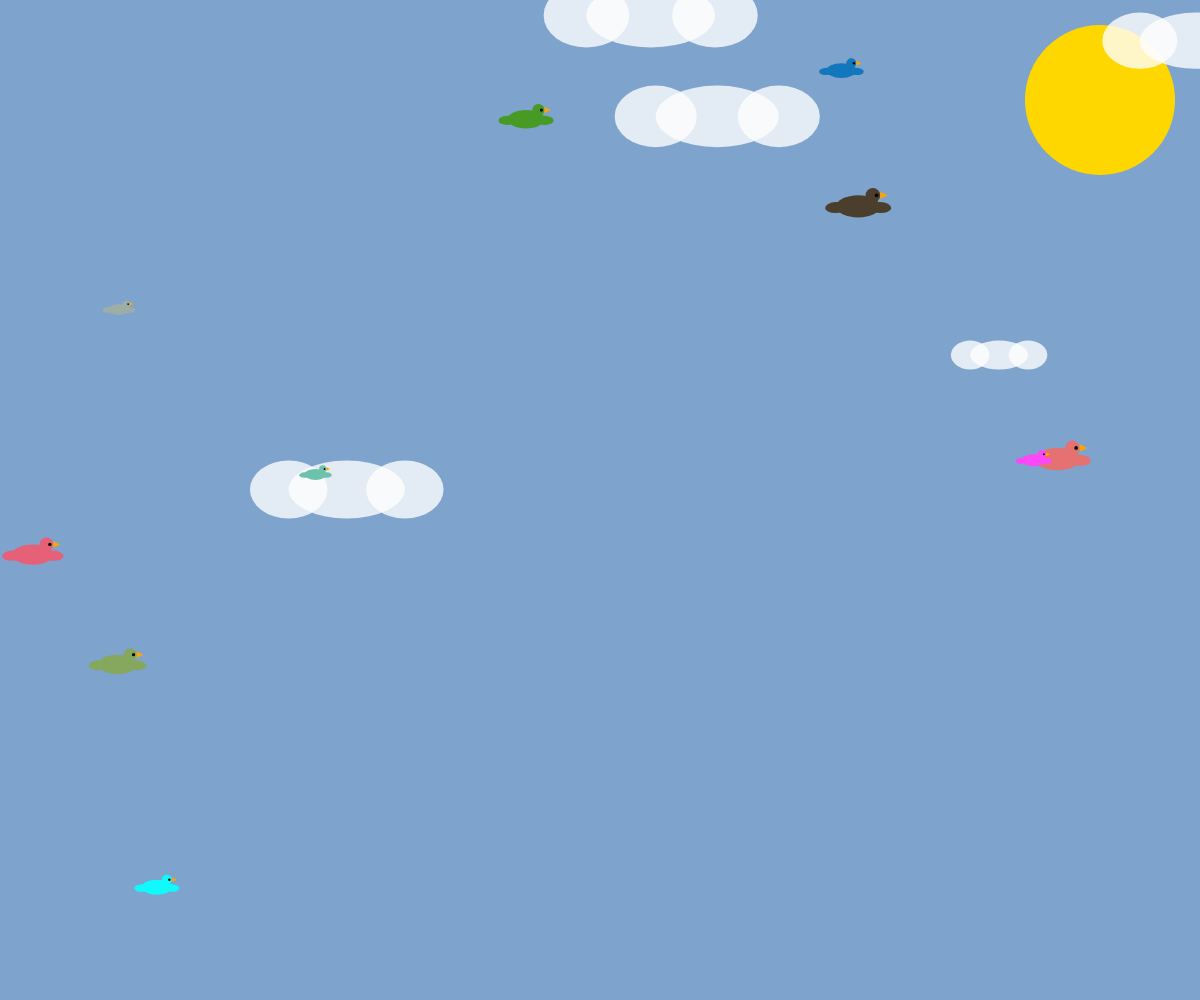
Frame 1 (no input)
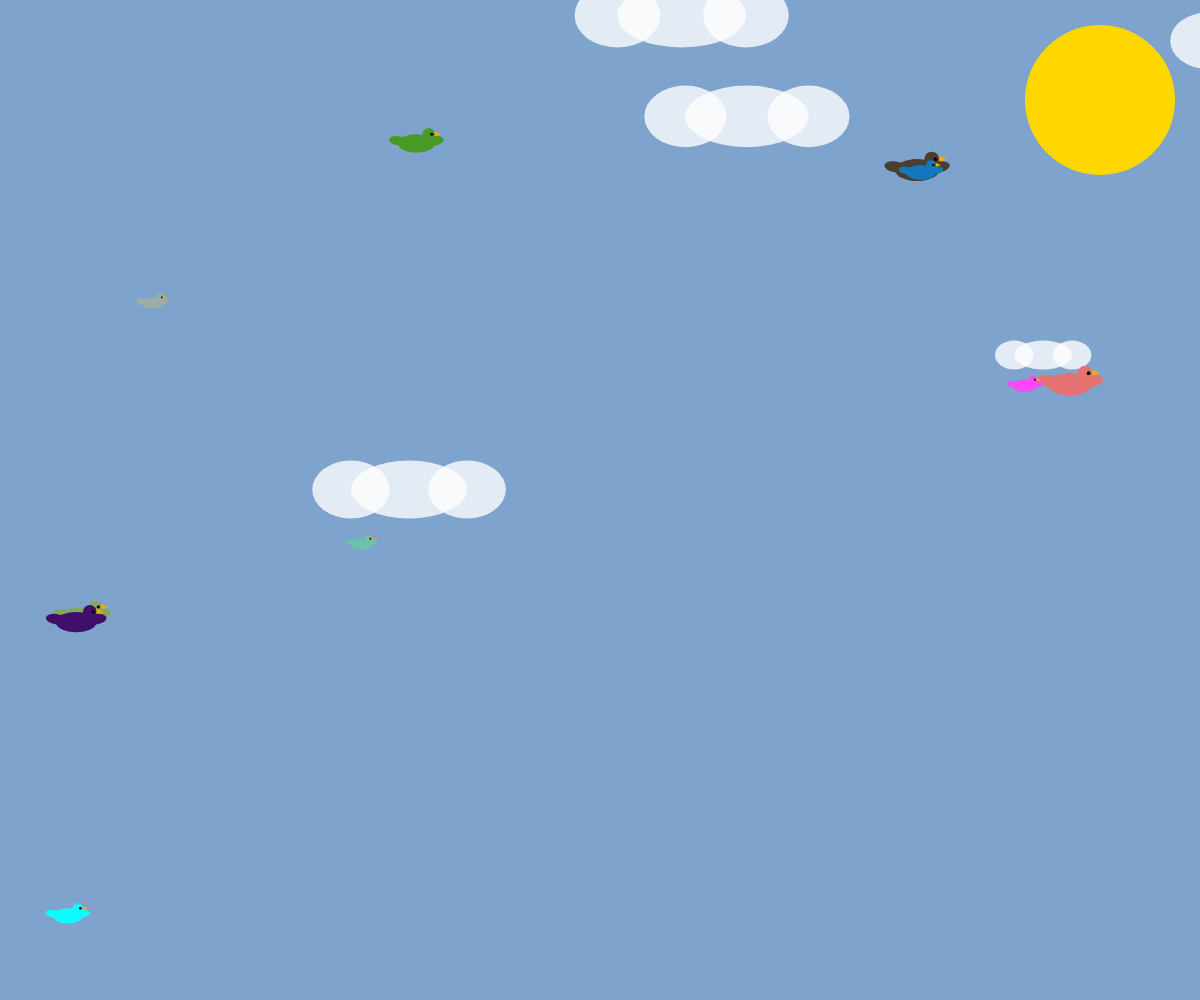
Frame 60 (no input)
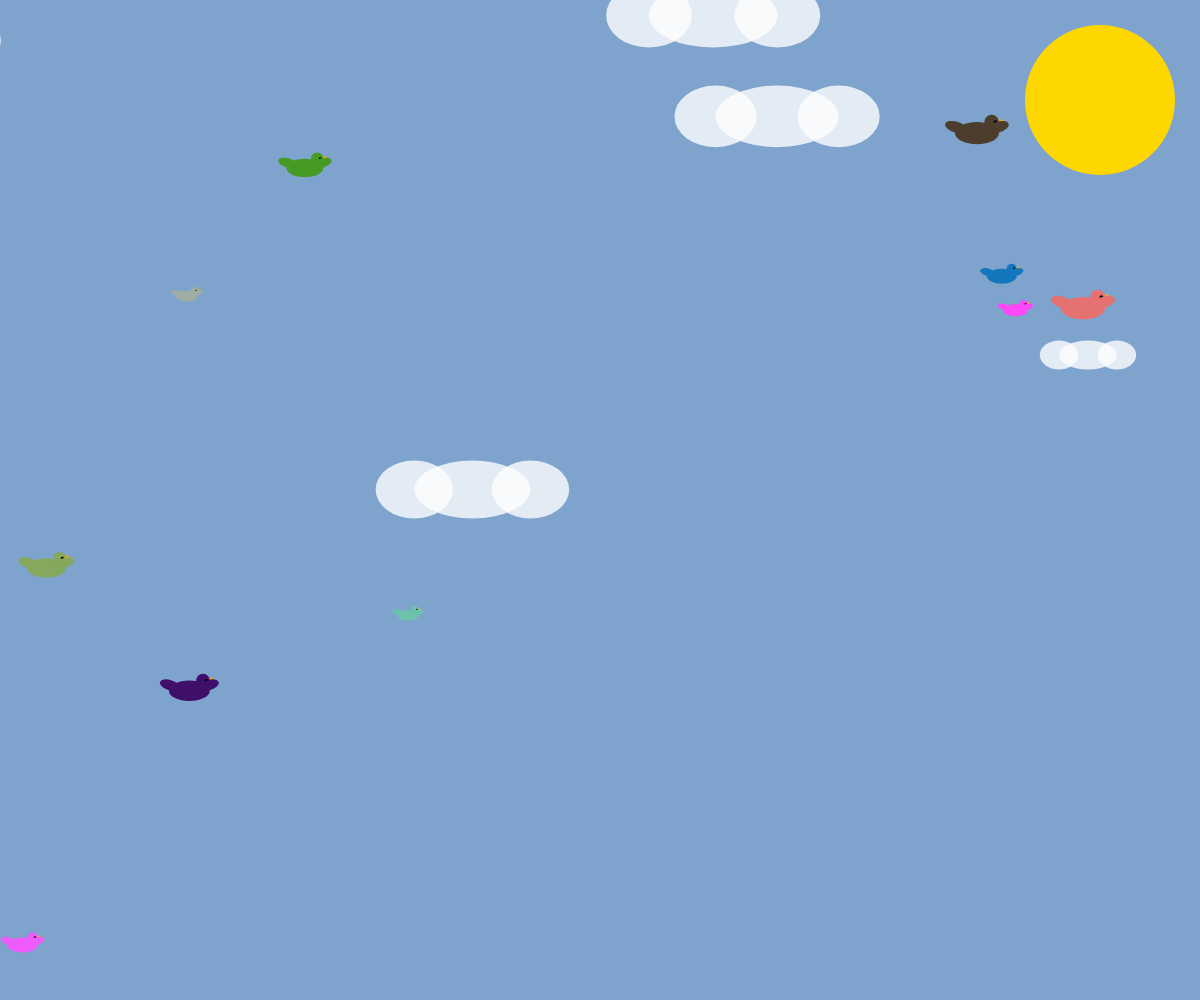
Frame 120 (the mouse pressed at the canvas centre since frame 60)

The p5.js sketch that drew these frames (run headless with seeded random() and noise() and a simulated clock; from frame 60 on, the mouse is pressed at the canvas centre):

// p5.js sketch
// ── sketch.js
let circles = [];
let clouds = [];
let wingAngle = 0;

function setup() { // 設定
  createCanvas(windowWidth, windowHeight); // 建立畫布

  // 初始化鳥
  for (let i = 0; i < 10; i++) {
    circles.push({
      x: random(width),
      y: random(height),
      dx: random(-2, 2),
      dy: random(-2, 2),
      size: random(20, 50),
      color: [random(255), random(255), random(255)] // 隨機顏色
    });
  }

  // 初始化雲
  for (let i = 0; i < 5; i++) {
    clouds.push({
      x: random(width),
      y: random(height / 2),
      size: random(50, 150),
      speed: random(0.5, 1.5)
    });
  }
}

function draw() { // 畫
  // 畫天空背景
  background("#7EA3CC"); // 天空藍色
  drawSun();
  drawClouds();

  // 更新翅膀角度
  wingAngle = sin(frameCount * 0.1) * PI / 6; // 翅膀拍動角度

  // 畫鳥
  for (let circle of circles) {
    circle.x += circle.dx;
    circle.y += circle.dy;

    // 碰到牆壁時反彈並隨機變換顏色
    if (circle.x < 0 || circle.x > width) {
      circle.dx *= -1;
      circle.color = [random(255), random(255), random(255)];
    }
    if (circle.y < 0 || circle.y > height) {
      circle.dy *= -1;
      circle.color = [random(255), random(255), random(255)];
    }

    // 畫鳥（有翅膀拍動效果）
    drawBird(circle.x, circle.y, circle.size, circle.color);
  }
}

function drawSun() {
  fill("#FFD700"); // 太陽黃色
  noStroke();
  ellipse(width - 100, 100, 150, 150); // 太陽位置
}

function drawClouds() {
  fill(255, 200); // 雲的顏色
  noStroke();
  for (let cloud of clouds) {
    ellipse(cloud.x, cloud.y, cloud.size, cloud.size / 2); // 雲的形狀
    ellipse(cloud.x - cloud.size / 2, cloud.y, cloud.size / 1.5, cloud.size / 2);
    ellipse(cloud.x + cloud.size / 2, cloud.y, cloud.size / 1.5, cloud.size / 2);

    // 雲移動
    cloud.x += cloud.speed;
    if (cloud.x > width + cloud.size) {
      cloud.x = -cloud.size; // 從左邊重新出現
    }
  }
}

function drawBird(x, y, size, color) {
  fill(color);
  noStroke();
  push();
  translate(x, y);

  // 畫身體
  ellipse(0, 0, size, size / 2);

  // 畫頭（與身體顏色一致）
  ellipse(size / 3, -size / 4, size / 3, size / 3);

  // 畫眼睛
  fill(0); // 黑色眼睛
  ellipse(size / 3 + size / 12, -size / 4, size / 12, size / 12);

  // 畫嘴巴（移到頭的右側）
  fill("#FFA500"); // 橘色嘴巴
  triangle(
    size / 3 + size / 3, -size / 4,          // 嘴巴尖端
    size / 3 + size / 6, -size / 4 - size / 12, // 嘴巴上方
    size / 3 + size / 6, -size / 4 + size / 12  // 嘴巴下方
  );

  // 畫尾巴
  fill(color);
  triangle(
    -size / 2, 0, // 尾巴尖端
    -size / 3, -size / 8, // 尾巴上方
    -size / 3, size / 8   // 尾巴下方
  );

  // 畫翅膀（拍動效果）
  push();
  rotate(-wingAngle); // 左翅膀
  ellipse(-size / 2, 0, size / 2, size / 4);
  pop();

  push();
  rotate(wingAngle); // 右翅膀
  ellipse(size / 2, 0, size / 2, size / 4);
  pop();

  pop();
}
